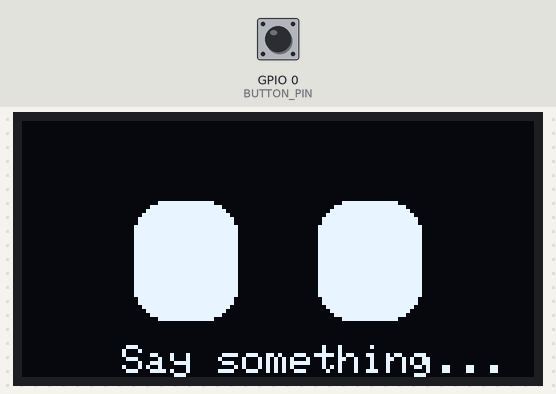
This sketch was run on a simulated ESP32. Shown: 128×64 one-colour display. The inputs (shaded band) are chosen by the test bench; at power-on: GPIO 0 (BUTTON_PIN) HIGH. WiFi joins after 1.5 s; servers stay silent unless stated; I2S audio is not simulated (input reads silence); uploads are accepted with an empty reply; EEPROM starts erased; what the sketch prints to the serial monitor is not drawn.

Above: at 2.9 s.
3.0 s: GPIO 0 (BUTTON_PIN) pulled LOW for 0.15 s
At 3.9 s:
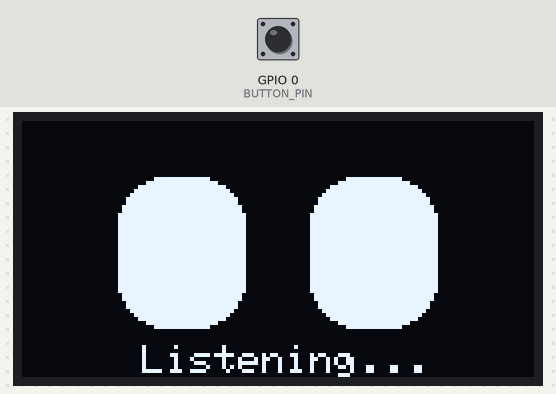
6.1 s: GPIO 0 (BUTTON_PIN) pulled LOW for 1 s
At 7.6 s:
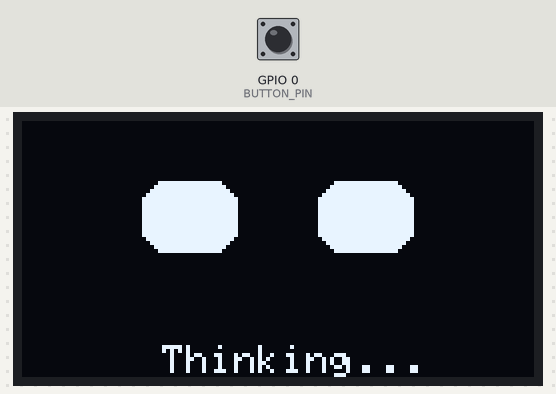
9.2 s: GPIO 0 (BUTTON_PIN) pulled LOW for 3.2 s
At 10.0 s:
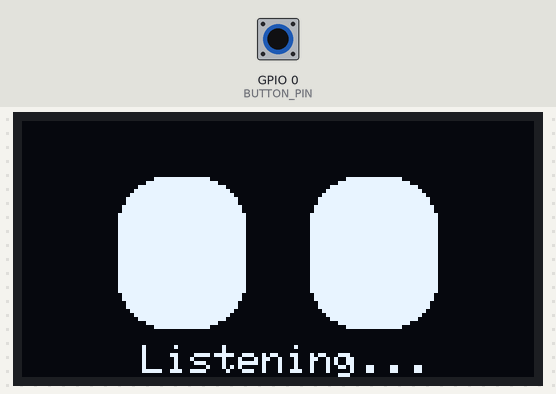
Timing chart, 0 to 12.2 s (numbered marks = the images above; inputs shaded):
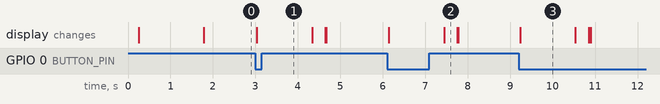

Measured:
- after the input at 3.0 s, the display: changes at once (image 1)
- after the input at 6.1 s, the display: first changes at once (image 2 shows a later state)
- after the input at 9.2 s, the display: changes at once (image 3)
- what the display in image 3 shows lasts 1.3 s, from 9.2 s to 10.5 s

The sketch:

esp32_voice_assistant.ino
```cpp
/*
 ============================================================================
  Project: ESP32 AI Voice Assistant (Ultra-Reliable HTTPS Streaming)
  Features:
    - 100% Hands-Free Auto-VAD voice detection
    - HTTPS Direct Audio Stream (Zero WebSocket disconnect / SSL errors)
    - Captive Portal (WiFiManager): AP "AI-Voice-Bot" (Pass: 12345678)
    - Native I2S for INMP441 Mic (Port 0) & MAX98357A Speaker (Port 1)
    - SSD1306 OLED Animated Expressions
 ============================================================================
*/

#include <WiFi.h>
#include <WiFiClientSecure.h>
#include <HTTPClient.h>
#include <WiFiManager.h>          // WiFiManager by tzapu
#include <Preferences.h>
#include <driver/i2s.h>
#include <Wire.h>
#include <Adafruit_GFX.h>
#include <Adafruit_SSD1306.h>

// Disable Brownout Reset
#include "soc/soc.h"
#include "soc/rtc_cntl_reg.h"

// ----------------- HARDWARE PINS -----------------
#define BUTTON_PIN 0 // BOOT button (Optional manual click)

// 1. INMP441 Microphone (I2S Port 0 - Input)
#define I2S_MIC_WS   25
#define I2S_MIC_SD   32
#define I2S_MIC_SCK  33

// 2. MAX98357A Amplifier (I2S Port 1 - Output)
#define I2S_SPK_BCLK 26
#define I2S_SPK_LRC  27
#define I2S_SPK_DIN  14

// 3. OLED Display (I2C)
#define SCREEN_WIDTH 128
#define SCREEN_HEIGHT 64
#define OLED_RESET    -1
Adafruit_SSD1306 display(SCREEN_WIDTH, SCREEN_HEIGHT, &Wire, OLED_RESET);

// ----------------- VAD (VOICE DETECTION) CONFIG -----------------
#define VAD_THRESHOLD          1800   // Sensitivity threshold
#define SILENCE_TIMEOUT_MS     1300   // Silence duration before sending to AI
#define MIN_RECORDING_TIME_MS  800    // Minimum speech duration
#define MAX_AUDIO_BYTES        (16000 * 2 * 10) // 10 seconds max buffer

// ----------------- CONFIGURATION STORAGE -----------------
Preferences preferences;
char server_host[80] = "ai-voice-assistant-fu7m.onrender.com";
bool shouldSaveConfig = false;

enum BotState { STATE_IDLE, STATE_LISTENING, STATE_THINKING, STATE_SPEAKING, STATE_PORTAL, STATE_ERROR };
BotState currentState = STATE_PORTAL;

bool isRecording = false;
uint8_t *audioRecordBuffer = NULL;
size_t audioRecordSize = 0;

bool i2sInitialized = false;
unsigned long speechStartTime = 0;
unsigned long lastSoundTime = 0;

// ----------------- OLED DISPLAY DRAWING -----------------
void drawEyes(BotState state) {
  display.clearDisplay();

  if (state == STATE_PORTAL) {
    display.setTextSize(1);
    display.setTextColor(SSD1306_WHITE);
    display.setCursor(0, 0);
    display.println(">> WiFi Setup <<");
    display.println("---------------------");
    display.println("Connect to WiFi AP:");
    display.println("AI-Voice-Bot");
    display.println("Pass: 12345678");
    display.println("IP: 192.168.4.1");
    display.display();
    return;
  }

  if (state == STATE_IDLE) {
    display.fillRoundRect(28, 20, 26, 30, 8, SSD1306_WHITE);
    display.fillRoundRect(74, 20, 26, 30, 8, SSD1306_WHITE);
    display.setCursor(25, 56);
    display.setTextSize(1);
    display.setTextColor(SSD1306_WHITE);
    display.print("Say something...");
  }
  else if (state == STATE_LISTENING) {
    display.fillRoundRect(24, 14, 32, 38, 12, SSD1306_WHITE);
    display.fillRoundRect(72, 14, 32, 38, 12, SSD1306_WHITE);
    display.setCursor(30, 56);
    display.setTextSize(1);
    display.setTextColor(SSD1306_WHITE);
    display.print("Listening...");
  }
  else if (state == STATE_THINKING) {
    display.fillRoundRect(30, 15, 24, 18, 6, SSD1306_WHITE);
    display.fillRoundRect(74, 15, 24, 18, 6, SSD1306_WHITE);
    display.setCursor(35, 56);
    display.setTextSize(1);
    display.setTextColor(SSD1306_WHITE);
    display.print("Thinking...");
  }
  else if (state == STATE_SPEAKING) {
    display.fillRoundRect(28, 24, 26, 16, 6, SSD1306_WHITE);
    display.fillRoundRect(74, 24, 26, 16, 6, SSD1306_WHITE);
    display.drawLine(48, 50, 80, 50, SSD1306_WHITE);
    display.drawLine(52, 54, 76, 54, SSD1306_WHITE);
  }
  else if (state == STATE_ERROR) {
    display.fillRoundRect(30, 20, 24, 10, 3, SSD1306_WHITE);
    display.fillRoundRect(74, 20, 24, 10, 3, SSD1306_WHITE);
    display.setCursor(20, 56);
    display.setTextSize(1);
    display.setTextColor(SSD1306_WHITE);
    display.print("Server Retry...");
  }
  display.display();
}

// ----------------- I2S INITIALIZATION -----------------
void initI2SPeripherals() {
  if (i2sInitialized) return;

  // 1. INMP441 Mic (Port 0)
  i2s_config_t mic_config = {
    .mode = (i2s_mode_t)(I2S_MODE_MASTER | I2S_MODE_RX),
    .sample_rate = 16000,
    .bits_per_sample = I2S_BITS_PER_SAMPLE_16BIT,
    .channel_format = I2S_CHANNEL_FMT_ONLY_LEFT,
    .communication_format = I2S_COMM_FORMAT_STAND_I2S,
    .intr_alloc_flags = ESP_INTR_FLAG_LEVEL1,
    .dma_buf_count = 4,
    .dma_buf_len = 512,
    .use_apll = false
  };

  i2s_pin_config_t mic_pins = {
    .bck_io_num = I2S_MIC_SCK,
    .ws_io_num = I2S_MIC_WS,
    .data_out_num = I2S_PIN_NO_CHANGE,
    .data_in_num = I2S_MIC_SD
  };
  i2s_driver_install(I2S_NUM_0, &mic_config, 0, NULL);
  i2s_set_pin(I2S_NUM_0, &mic_pins);

  // 2. MAX98357A Speaker (Port 1)
  i2s_config_t spk_config = {
    .mode = (i2s_mode_t)(I2S_MODE_MASTER | I2S_MODE_TX),
    .sample_rate = 16000,
    .bits_per_sample = I2S_BITS_PER_SAMPLE_16BIT,
    .channel_format = I2S_CHANNEL_FMT_ONLY_LEFT,
    .communication_format = I2S_COMM_FORMAT_STAND_I2S,
    .intr_alloc_flags = ESP_INTR_FLAG_LEVEL1,
    .dma_buf_count = 6,
    .dma_buf_len = 512,
    .use_apll = false
  };

  i2s_pin_config_t spk_pins = {
    .bck_io_num = I2S_SPK_BCLK,
    .ws_io_num = I2S_SPK_LRC,
    .data_out_num = I2S_SPK_DIN,
    .data_in_num = I2S_PIN_NO_CHANGE
  };
  i2s_driver_install(I2S_NUM_1, &spk_config, 0, NULL);
  i2s_set_pin(I2S_NUM_1, &spk_pins);
  i2s_set_clk(I2S_NUM_1, 16000, I2S_BITS_PER_SAMPLE_16BIT, I2S_CHANNEL_MONO);

  i2sInitialized = true;
  Serial.println("[I2S] Audio hardware initialized.");
}

void saveConfigCallback() {
  Serial.println("Config updated by user.");
  shouldSaveConfig = true;
}

// ----------------- SEND AUDIO TO AI SERVER VIA HTTPS -----------------
void sendAudioToAIServer() {
  if (audioRecordSize < 1600) {
    Serial.println("[AI] Audio too short, ignoring.");
    currentState = STATE_IDLE;
    drawEyes(currentState);
    return;
  }

  Serial.printf("[AI] Sending %d bytes to Render AI Server (Free Heap: %d)...\n", audioRecordSize, ESP.getFreeHeap());

  WiFiClientSecure client;
  client.setInsecure();               // Disable strict SSL certificate validation
  client.setTimeout(25000);           // 25s timeout for AI response

  bool connected = false;
  for (int attempt = 1; attempt <= 3; attempt++) {
    if (client.connect(server_host, 443)) {
      connected = true;
      break;
    }
    Serial.printf("[TLS] Connect attempt %d failed, retrying...\n", attempt);
    delay(500);
  }

  if (!connected) {
    Serial.println("[TLS] Connection to Render server failed after 3 attempts.");
    currentState = STATE_ERROR;
    drawEyes(currentState);
    delay(1500);
    audioRecordSize = 0;
    currentState = STATE_IDLE;
    drawEyes(currentState);
    return;
  }

  // 1. Send HTTP POST Headers
  String requestHeaders = "POST /api/chat-voice HTTP/1.1\r\n"
                          "Host: " + String(server_host) + "\r\n"
                          "Content-Type: application/octet-stream\r\n"
                          "Content-Length: " + String(audioRecordSize) + "\r\n"
                          "Connection: close\r\n\r\n";
  client.print(requestHeaders);

  // 2. Send Audio Data in safe 2048-byte chunks (Bypasses TLS 16KB frame limit)
  size_t bytesSent = 0;
  while (bytesSent < audioRecordSize && client.connected()) {
    size_t chunkSize = (audioRecordSize - bytesSent > 2048) ? 2048 : (audioRecordSize - bytesSent);
    client.write(audioRecordBuffer + bytesSent, chunkSize);
    bytesSent += chunkSize;
    delay(1);
  }
  Serial.printf("[TLS] Uploaded %d bytes audio. Waiting for AI reply...\n", bytesSent);

  // 3. Read HTTP Response Status Line
  unsigned long waitStart = millis();
  while (!client.available() && client.connected() && (millis() - waitStart < 20000)) {
    delay(50);
  }

  String statusLine = client.readStringUntil('\n');
  Serial.printf("[HTTP] %s\n", statusLine.c_str());

  if (statusLine.indexOf("200") != -1) {
    // Skip response headers until empty line "\r\n"
    while (client.connected()) {
      String line = client.readStringUntil('\n');
      if (line == "\r" || line.length() == 0) {
        break; // Body starts now
      }
    }

    currentState = STATE_SPEAKING;
    drawEyes(currentState);

    // 4. Stream response PCM audio directly into speaker I2S
    uint8_t playBuffer[1024];
    size_t totalReceived = 0;

    while (client.connected() || client.available()) {
      int availableBytes = client.available();
      if (availableBytes > 0) {
        int bytesToRead = (availableBytes > (int)sizeof(playBuffer)) ? sizeof(playBuffer) : availableBytes;
        int bytesRead = client.readBytes(playBuffer, bytesToRead);
        if (bytesRead > 0) {
          totalReceived += bytesRead;
          size_t bytesWritten = 0;
          i2s_write(I2S_NUM_1, (const char*)playBuffer, bytesRead, &bytesWritten, pdMS_TO_TICKS(100));
        }
      } else {
        delay(5);
      }
    }
    Serial.printf("[AI] Finished playing response (%d bytes PCM audio).\n", totalReceived);
  } else {
    Serial.println("[HTTP Error] Server did not return 200 OK");
    currentState = STATE_ERROR;
    drawEyes(currentState);
    delay(1500);
  }

  client.stop();

  // Reset back to IDLE
  audioRecordSize = 0;
  currentState = STATE_IDLE;
  drawEyes(currentState);
}

// ----------------- WIFI MANAGER -----------------
void setupWiFiManager() {
  drawEyes(STATE_PORTAL);

  WiFiManager wm;
  wm.setSaveConfigCallback(saveConfigCallback);

  WiFiManagerParameter custom_server_host("server", "Render Domain", server_host, 80);
  wm.addParameter(&custom_server_host);

  Serial.println("[WiFi] Starting WiFiManager (AI-Voice-Bot)...");

  if (wm.autoConnect("AI-Voice-Bot", "12345678")) {
    Serial.println("[WiFi] Connected! IP: " + WiFi.localIP().toString());

    String newHost = String(custom_server_host.getValue());
    newHost.trim();
    newHost.replace("https://", "");
    newHost.replace("http://", "");
    int slashIdx = newHost.indexOf('/');
    if (slashIdx != -1) newHost = newHost.substring(0, slashIdx);

    if (newHost.length() > 3) {
      newHost.toCharArray(server_host, 80);
    }

    if (shouldSaveConfig) {
      preferences.begin("voicebot", false);
      preferences.putString("server_host", server_host);
      preferences.end();
    }

    initI2SPeripherals();
    currentState = STATE_IDLE;
    drawEyes(currentState);
  }
}

// ----------------- SETUP -----------------
void setup() {
  WRITE_PERI_REG(RTC_CNTL_BROWN_OUT_REG, 0);

  Serial.begin(115200);
  delay(200);
  pinMode(BUTTON_PIN, INPUT_PULLUP);

  // Allocate RAM buffer for audio recording (2-3 seconds)
  audioRecordBuffer = (uint8_t*)ps_malloc(MAX_AUDIO_BYTES);
  if (!audioRecordBuffer) {
    audioRecordBuffer = (uint8_t*)malloc(64000); // 2 seconds in internal RAM
  }

  // OLED Init
  Wire.begin(21, 22);
  if(!display.begin(SSD1306_SWITCHCAPVCC, 0x3C)) {
    Serial.println("OLED init error");
  }

  // Load Saved Host
  preferences.begin("voicebot", true);
  String savedHost = preferences.getString("server_host", "ai-voice-assistant-fu7m.onrender.com");
  if (savedHost.length() > 5) {
    savedHost.toCharArray(server_host, 80);
  }
  preferences.end();

  setupWiFiManager();
}

// ----------------- AUDIO RMS (VAD) -----------------
float calculateAudioRMS(int16_t *buffer, size_t samples) {
  if (samples == 0) return 0.0;
  int64_t sumSquares = 0;
  for (size_t i = 0; i < samples; i++) {
    int32_t val = buffer[i];
    sumSquares += (val * val);
  }
  return sqrt((float)sumSquares / samples);
}

// ----------------- MAIN LOOP -----------------
int16_t sampleChunk[256];

void loop() {
  if (currentState != STATE_IDLE && currentState != STATE_LISTENING) {
    delay(10);
    return;
  }

  size_t bytesRead = 0;
  if (i2sInitialized) {
    i2s_read(I2S_NUM_0, (void*)sampleChunk, sizeof(sampleChunk), &bytesRead, pdMS_TO_TICKS(20));
  }

  if (bytesRead > 0) {
    size_t samples = bytesRead / sizeof(int16_t);
    float rms = calculateAudioRMS(sampleChunk, samples);

    // 1. Idle -> User starts speaking
    if (!isRecording && currentState == STATE_IDLE) {
      if (rms > VAD_THRESHOLD) {
        isRecording = true;
        audioRecordSize = 0;
        speechStartTime = millis();
        lastSoundTime = millis();
        currentState = STATE_LISTENING;
        drawEyes(currentState);
        Serial.printf("[VAD] Voice Detected! (RMS: %.0f)\n", rms);
      }
    }

    // 2. Listening -> Store Audio in Buffer
    else if (isRecording) {
      if (audioRecordBuffer && (audioRecordSize + bytesRead < (32000 * 3))) {
        memcpy(audioRecordBuffer + audioRecordSize, sampleChunk, bytesRead);
        audioRecordSize += bytesRead;
      }

      if (rms > VAD_THRESHOLD) {
        lastSoundTime = millis();
      }

      unsigned long currentSpeechDuration = millis() - speechStartTime;
      unsigned long silenceDuration = millis() - lastSoundTime;

      // Stop speech when silence is detected
      if ((silenceDuration > SILENCE_TIMEOUT_MS && currentSpeechDuration > MIN_RECORDING_TIME_MS) || (currentSpeechDuration > 7000)) {
        isRecording = false;
        currentState = STATE_THINKING;
        drawEyes(currentState);
        Serial.printf("[VAD] Silence detected -> Processing (%d bytes)...\n", audioRecordSize);

        sendAudioToAIServer();
      }
    }
  }

  // Optional manual BOOT button
  if (digitalRead(BUTTON_PIN) == LOW && !isRecording && currentState == STATE_IDLE) {
    isRecording = true;
    audioRecordSize = 0;
    speechStartTime = millis();
    lastSoundTime = millis();
    currentState = STATE_LISTENING;
    drawEyes(currentState);
    Serial.println("[Button] Recording started...");
    delay(200);
  }
}
```
